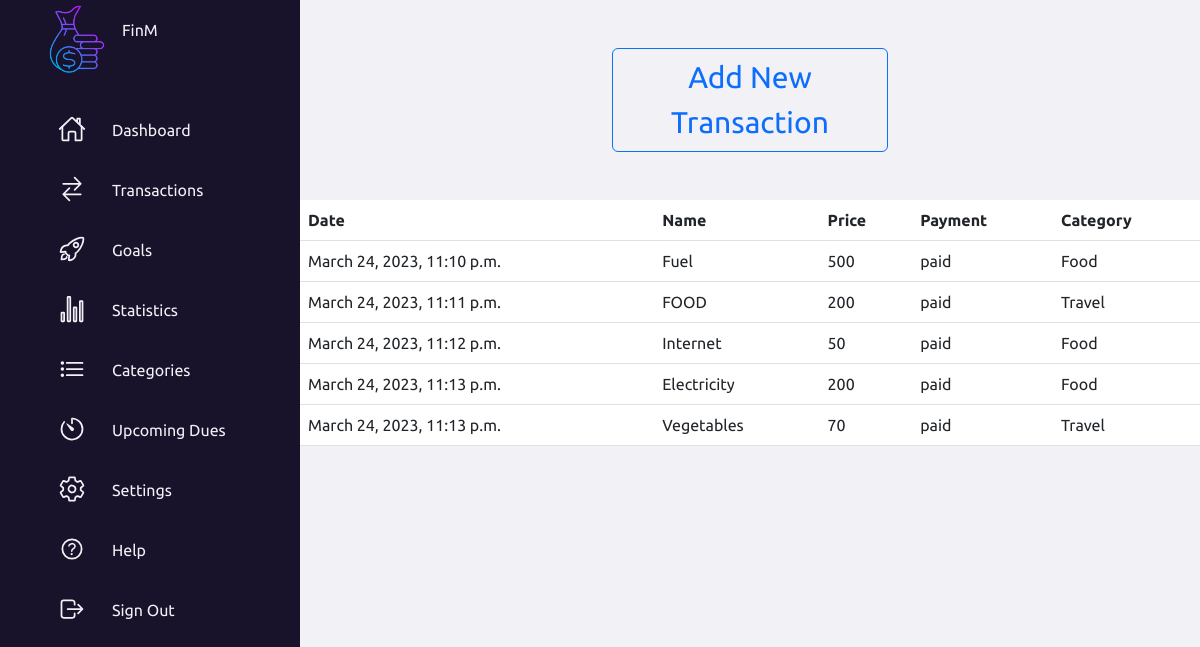
Page /trans/ (signed in) on the committed database.
### app1/models.py (models this page shows, shortened)
class Transactions(models.Model):
    user = models.ForeignKey(User, on_delete=models.CASCADE)
    date = models.DateTimeField(auto_now_add=True)
    name = models.CharField(max_length=100)
    price = models.PositiveIntegerField(null=True)
    payment = models.CharField(max_length=100)
    category = models.CharField(max_length=50, choices=CATEGORY, null=True)

### app1/views.py (the view)
# urls.py: path('trans/',user_views.trans,name='trans'),
def trans(request):
    items=Transactions.objects.filter(user=request.user)
    trans_tod=Transactions.objects.filter(user=request.user)
    if request.method == 'POST':
        form = TransactionForm(request.POST)
        if form.is_valid():
            instance=form.save(commit=False)
            instance.user=request.user
            try:
                detaileq=Details.objects.get(username=request.user)
            except Details.DoesNotExist:
                return HttpResponse('NO PROFILE FOUND')
            print("hello")
            print(detaileq.curbal,instance.price,instance.date)
            if detaileq.curbal-instance.price>0:
                print(date.today())
                for i in trans_tod:
                    if instance.date==datetime.today():
                        detaileq.Today_ex+=instance.price
                instance.save()
                detaileq.curbal-=instance.price
                detaileq.save()
            else:
                HttpResponse("Insufficient balance")
            print("yess")
            return redirect('trans')
        else:
            print("form invalid")
    else:
        form = TransactionForm()
    context={
        'items':items,
        'form':form,
    }
    return render(request,'trans.html',context)

### templates/trans.html (shortened to what this page needs)
{% load static %}
{% load crispy_forms_tags %}
<!DOCTYPE html>
<html>
<head>
    <link href="https://cdn.jsdelivr.net/npm/bootstrap@5.3.0-alpha1/dist/css/bootstrap.min.css" rel="stylesheet">
</head>
<body>
    <div class="contai" >
        <div class="navigation">
            <ul>
                <li>
                    <a href="/">
                        <span class="icon">
                            <img src="{% static 'images/logos.png' %}" class="logos">
                        </span>
                        <span class="title">FinM</span>
                    </a>
                </li>
                <li>
                    <a href="/dashb">
                        <span class="icon">
                            <ion-icon name="home-outline"></ion-icon>
                        </span>
                        <span class="title">Dashboard</span>
                    </a>
                </li>
                <li>
                    <a href="/trans">
                        <span class="icon">
                            <ion-icon name="swap-horizontal-outline"></ion-icon>
                        </span>
                        <span class="title" data-bs-toggle="modal" data-bs-target="#exampleModal">Transactions</span>
                    </a>
                </li>
                <li>
                    <a href="/dashb">
                        <span class="icon">
                            <ion-icon name="rocket-outline"></ion-icon>
                        </span>
                        <span class="title">Goals</span>
                    </a>
                </li>
                <li>
                    <a href="/stat">
                        <span class="icon">
                            <ion-icon name="stats-chart-outline"></ion-icon>
                        </span>
                        <span class="title">Statistics</span>
                    </a>
                </li>
                <li>
                    <a href="/dashb">
                        <span class="icon">
                            <ion-icon name="list-outline"></ion-icon>
                        </span>
                        <span class="title">Categories</span>
                    </a>
                </li>
                <li>
                    <a href="/dashb">
                        <span class="icon">
                            <ion-icon name="timer-outline"></ion-icon>
                        </span>
                        <span class="title">Upcoming Dues</span>
                    </a>
                </li>
                <li>
                    <a href="/sett">
                        <span class="icon">
                            <ion-icon name="settings-outline"></ion-icon>
                        </span>
                        <span class="title">Settings</span>
                    </a>
                </li>
                <li>
                    <a href="/dashb">
                        <span class="icon">
                            <ion-icon name="help-circle-outline"></ion-icon>
                        </span>
                        <span class="title">Help</span>
                    </a>
                </li>
                <li>
                    <a href="/signin">
                        <span class="icon">
                            <ion-icon name="log-out-outline"></ion-icon>
                        </span>
                        <span class="title">Sign Out</span>
                    </a>
                </li>
            </ul>
        </div>
        <div class="main">
            <div class="container">
                <div class="row mt-5">
                  <div class="col">
                  </div>
                  <div class="col-sm-12 col-md-6 col-lg-4">
                        <button type="button" class="btn btn-outline-primary" style="font-size: 30px;"  data-bs-toggle="modal" data-bs-target="#exampleModal">Add New Transaction</button>
                  </div>
                  <div class="col">
                  </div>
                </div>
        </div>
        <br>
        <br>
        <table class="table ">
            <thead>
              <tr>
                <th scope="col">Date</th>
                <th scope="col">Name</th>
                <th scope="col">Price</th>
                <th scope="col">Payment</th>
                <th scope="col">Category</th>
              </tr>
            </thead>
            <tbody class="task_container">
              {% for item in items %}
              <tr>
                <td>{{ item.date }}</td>
                <td>{{ item.name }}</td>
                <td>{{ item.price }}</td>
                <td>{{ item.payment }}</td>
                <td>{{ item.category }}</td>
              </tr>
              {% endfor %}
            </tbody>
          </table>
</body>
</html>

### templates/trans.html (style rules this page uses)
* { font-family: "Ubuntu", sans-serif; margin:0 ; padding: 0; box-sizing: border-box; }
.logos { width: 70px; height: 70px; }
:root { --blue: #18122B; --white: #F1F1F6; --gray: #f5f5f5; --black1: #3B185F; --black2: #635985; --red: red; --crea: #C9CCD5; --lig: #CBC9FF; --da: #371B58; --grad: linear-gradient(-20deg, #2b5876 0%, #4e4376 100%); --gradi: radial-gradient(circle at 10% 20%, rgb(186, 190, 245) 0%, rgb(192, 192, 245) 33.1%, rgb(218, 203, 246) 90%);; }
body { min-height: 100vh; overflow-x: hidden; margin: 0 !important; }
.contai { position: relative; width: 100%; }
.navigation { position: fixed; width: 300px; height: 100%; background: var(--blue); border-left: 10px solid var(--blue); transition: 0.5s; overflow: hidden; }
.navigation ul { position: absolute; top: 0; left: 0; width: 100%; }
.navigation ul li { position: relative; width: 100%; list-style: none; border-top-left-radius: 30px; border-bottom-left-radius: 30px; }
.navigation ul li:nth-child(1) { margin-bottom: 40px; pointer-events: none; }
.navigation ul li a { position: relative; display: block; width: 100%; display: flex; text-decoration: none; color: var(--white); }
.navigation ul li a .icon { position: relative; display: block; min-width: 60px; height: 60px; line-height: 75px; text-align: center; }
.navigation ul li a .icon ion-icon { font-size: 1.75rem; }
.navigation ul li a .title { position: relative; display: block; padding: 0 10px; height: 60px; line-height: 60px; text-align: start; white-space: nowrap; }
.main { position: absolute; width: calc(100% - 300px); left: 300px; min-height: 100vh; background: var(--white); transition: 0.5s; }

### rows in the picture
Transactions: date "March 24, 2023, 11:10 p.m.", name "Fuel", price "500", payment "paid", category "Food"
Transactions: date "March 24, 2023, 11:11 p.m.", name "FOOD", price "200", payment "paid", category "Travel"
Transactions: date "March 24, 2023, 11:12 p.m.", name "Internet", price "50", payment "paid", category "Food"
Transactions: date "March 24, 2023, 11:13 p.m.", name "Electricity", price "200", payment "paid", category "Food"
Transactions: date "March 24, 2023, 11:13 p.m.", name "Vegetables", price "70", payment "paid", category "Travel"
